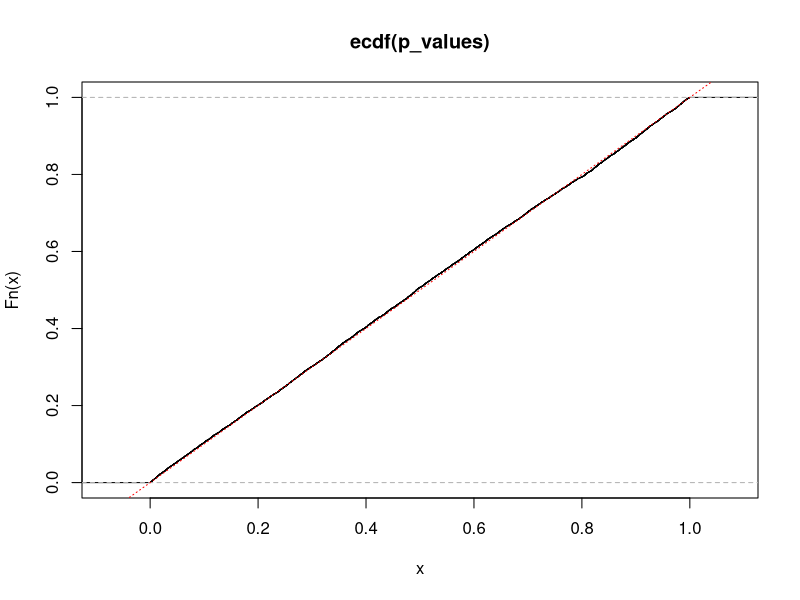
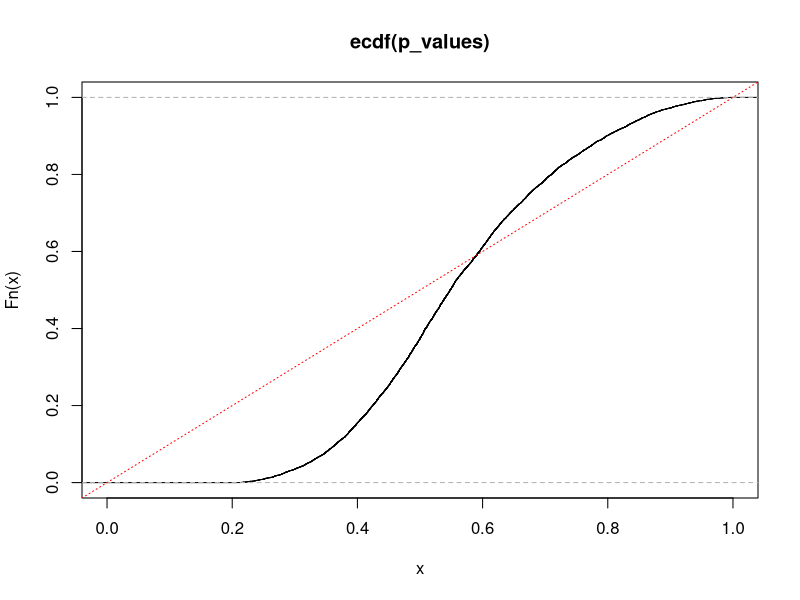

Write R code to recreate these figures, in order.
## ---- chunk 1
#| label: init
#| cache: false
#| message: false
library('tidyverse')
set.seed(1)
## ---- chunk 2
n <- 1e4
x <- rnorm(n)
p_values <- pnorm(x)
plot(ecdf(p_values))
abline(0, 1, col = 'red', lty = 'dotted')
## ---- chunk 3
# help(package = 'mvtnorm')
# help(package = 'multcomp')

library('mvtnorm')
var_x1 <- 1
var_x2 <- 1
cov_x1_x2 <- 0.3
sigma <- cbind(c(var_x1, cov_x1_x2), c(cov_x1_x2, var_x2))
dat <- rmvnorm(n, mean = c(0, 0), sigma = sigma)



calc_p <- function(x) {
  pmvnorm(lower = ifelse(x < 0, x, -Inf),
          upper = ifelse(x > 0, x, Inf),
          corr = cov2cor(sigma))
}


# should be a straight line, but isn't - I don't understand why...
p_values <- apply(dat[1:min(n, 1e4), ], 1, calc_p)
plot(ecdf(p_values), xlim = c(0, 1))
abline(0, 1, col = 'red', lty = 'dotted')
## ---- chunk 4
ii_1 <- dat[, 1] < qnorm(0.025, sd = sqrt(var_x1))
ii_2 <- dat[, 2] < qnorm(0.025, sd = sqrt(var_x2))

sum(ii_1)
sum(ii_2)
sum(ii_1 | ii_2)
sum(ii_1 & ii_2)
